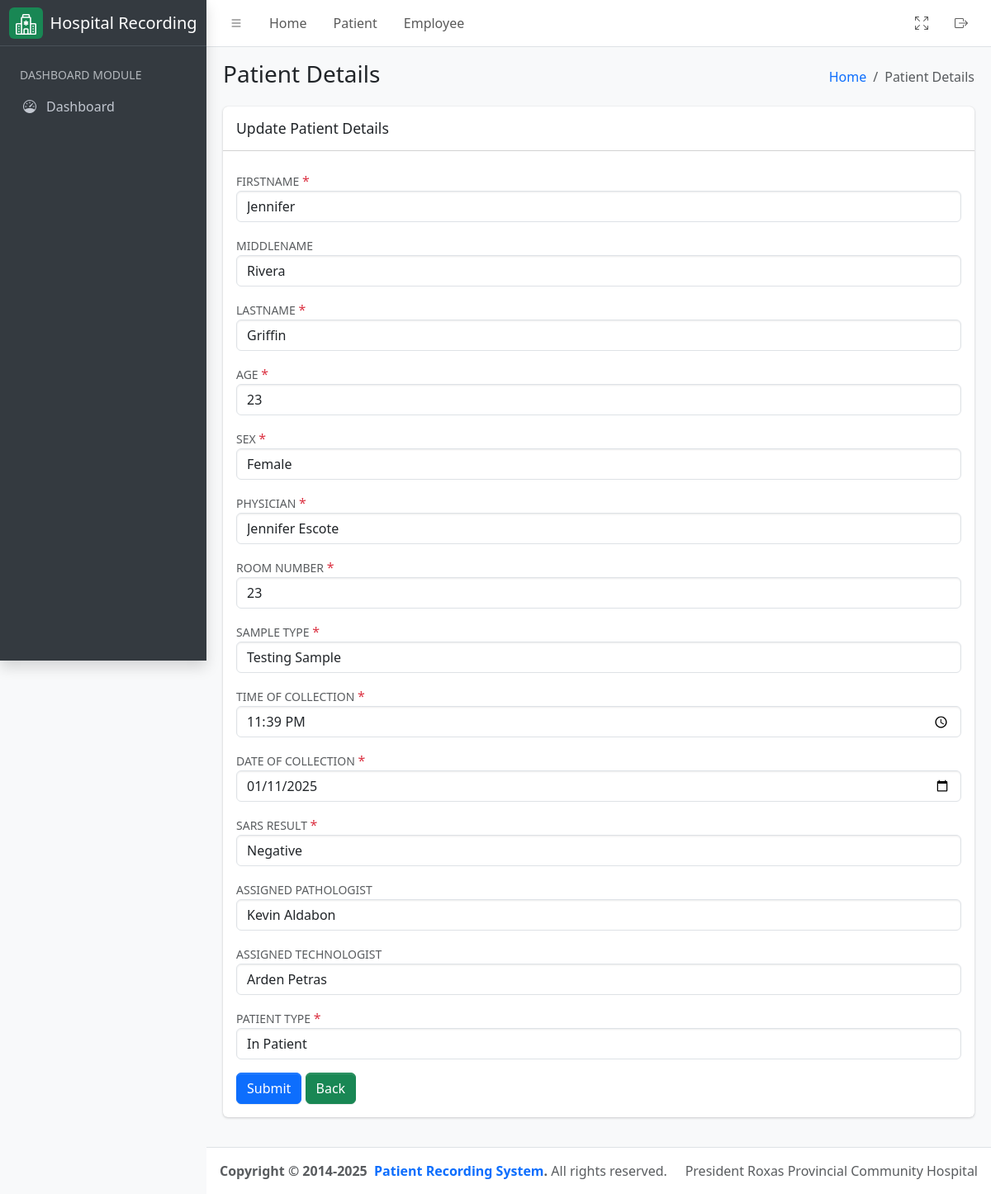
/patient/update/1, run on the app's committed database.
### hospital_app/models.py (models this page shows, shortened)
class Patient(models.Model):
    firstname = models.CharField(max_length=255)
    middlename = models.CharField(max_length=255, null=False, blank=True)
    lastname = models.CharField(max_length=255)
    age = models.PositiveIntegerField()
    sex = models.CharField(
        max_length=10, choices=(("Male", "Male"), ("Female", "Female"))
    )
    physician = models.ForeignKey(
        CustomUser,
        related_name="physician",
        limit_choices_to={"groups__name": "Physician"},
        on_delete=models.CASCADE,
    )
    room_number = models.PositiveIntegerField()
    sample_type = models.CharField(max_length=255)
    time_of_collection = models.TimeField()
    date_of_collection = models.DateField()
    sars_result = models.CharField(max_length=255)
    date = models.DateField(auto_now_add=True)
    assigned_pathologist = models.ForeignKey(
        CustomUser,
        related_name="patient_pathologist",
        on_delete=models.CASCADE,
        null=True,
        blank=True,
        limit_choices_to={"groups__name": "Pathologist"},
    )
    assigned_technologist = models.ForeignKey(
        CustomUser,
        related_name="patient_technologist",
        on_delete=models.CASCADE,
        null=True,
        blank=True,
        limit_choices_to={"groups__name": "Medical Technologist"},
    )
    patient_type = models.CharField(
        max_length=100,
        default="In Patient",
        choices=(
            ("In Patient", "In Patient"),
            ("Out Patient", "Out Patient"),
        ),
    )
    class Meta:
        ordering = ("time_of_collection",)

### hospital_app/update_view.py (the view, shortened to what this page needs)
# urls.py: path('patient/update/<int:pk>', PatientUpdateView.as_view(), name="patient_update"),
class PatientUpdateView(UpdateView):
    pk_url_kwarg = "pk"
    template_name = "forms.html"
    form_class = PatientForm
    model = Patient
    success_url = reverse_lazy("patient_list")
    def get_context_data(self, **kwargs):
        context = super().get_context_data(**kwargs)
        context["detail_header"] = "Update Patient Details"
        context["humberger_header"] = "Patient Details"
        return context

### hospital_app/forms.py (called while the page is built)
    def add_custom_widgets(self):
        for field_name, field in self.fields.items():
            field.widget.attrs.update({"class": "form-control"})
            if field_name == "middlename":
                field.widget.attrs.update({"required": False})
            else:
                field.widget.attrs.update({"required": True})
            if field_name in custom_fields:
                self.fields[field_name].widget = custom_fields[field_name]
            else:
                if isinstance(field, forms.DateField):
                    field.widget.attrs.update({"type": "date"})
                if isinstance(field, forms.CheckboxInput):
                    field.widget.attrs.update({"class": "form-check-input"})
                elif isinstance(field, forms.TimeField):
                    field.widget.attrs.update({"type": "time"})

### hospital_app/models.py (called while the page is built)
    def __str__(self):
        return self.get_full_name()

### hospital_app/templatetags/group.py (called while the page is built)
@register.filter
def has_group(user, group_name):
    return user.groups.filter(name=group_name).exists()

### hospital_app/templates/forms.html (shortened to what this page needs)
{% extends './includes/base.html' %}
{% block content %}
<div class="container-fluid">
    <div class="row">
        <div class="col-md-12">
            <div class="card mb-4">
                <div class="card-header">
                    <h5 class="card-title">{{ detail_header }}</h5>
                </div>
                <div class="card-body">
                    <form method="post">
                        <div class="row">
                            {% for input in form %}
                            <div class="col-md-12">
                                {% if input.name == 'is_active' or input.name == 'is_staff' or input.name == 'is_superuser' or input.name == 're_test' %}
                                <div class="form-check mt-2">
                                    {{ input }}
                                    <label class="form-check-label text-uppercase text-sm" for="{{ input.id_for_label }}">
                                        <small class="text-muted">{{ input.label }} </small>
                                        {% if input.field.required %}
                                        <span class="text-danger">*</span>
                                        {% endif %}
                                    </label>
                                </div>
                                <small class="text-muted" for="{{ input.id_for_label }}">{{ input.help_text }}</small>
                                {% else %}
                                <div class="form-group mt-2 mb-2">
                                    <label class="fw-normal text-uppercase text-sm" for="{{ input.id_for_label }}">
                                        <small class="text-muted">{{ input.label }} </small>
                                        {% if input.field.required %}
                                        <span class="text-danger">*</span>
                                        {% endif %}
                                    </label>
                                    {{ input }}
                                </div>
                                {% endif %}
                            </div>
                            {% endfor %}
                        </div>
                        <div class="form-group mt-2">
                            <input type="submit" value="Submit" class="btn btn-primary">
                            <input
                                type="button"
                                onclick="Back()"
                                value="Back"
                                class="btn btn-success"
                            >
                        </div>
                    </form>
                </div>
            </div>
        </div>
    </div>
</div>
{% endblock %}

### data on the page
Patient: form "Jennifer" "Rivera" "Griffin" "23" "Female" "Jennifer Escote" "23" "Testing Sample" "23:39:00" "01/11/2025" "Negative" "Kevin Aldabon" "Arden Petras" "In Patient"

### other printed values
{{ humberger_header }} "Patient Details"
{{ detail_header }} "Update Patient Details"
{{ input.label }} "FIRSTNAME" "MIDDLENAME" "LASTNAME" "AGE" "SEX" "PHYSICIAN" "ROOM NUMBER" "SAMPLE TYPE" "TIME OF COLLECTION" "DATE OF COLLECTION" "SARS RESULT" "ASSIGNED PATHOLOGIST" "ASSIGNED TECHNOLOGIST" "PATIENT TYPE"
